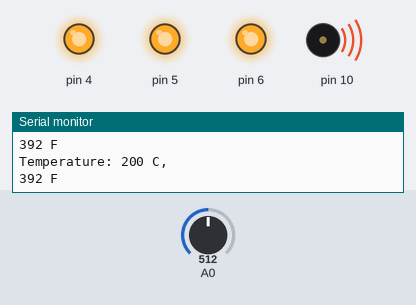
Simulated run of this sketch. Board: Arduino Uno, built with avr-gcc and run on an emulated ATmega328P. Parts: output pins drawn as LEDs (lit = HIGH), buzzer (waves = sounding), the last lines printed to the serial monitor. The inputs (shaded band) are chosen by the test bench; at power-on: A0 = 512.

Above: at 1.8 s.
1.9 s: A0 set to 230
3.4 s: A0 set to 200
At 4.8 s:
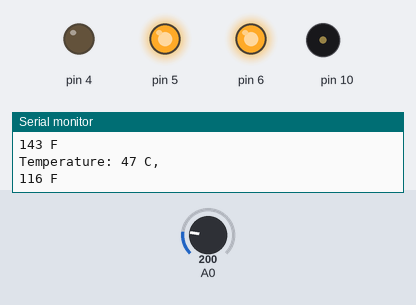
7.5 s: A0 set to 122
At 9.1 s:
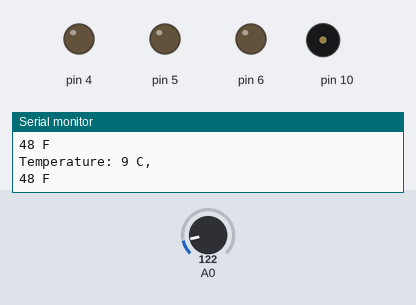
9.5 s: A0 set to 150
11.2 s: A0 set to 179
At 12.8 s:
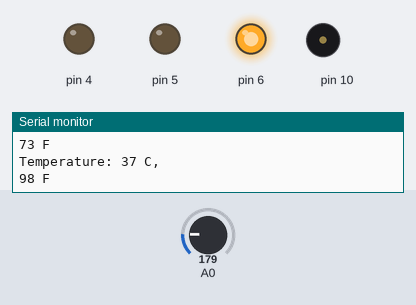
15.3 s: A0 set to 306
At 16.5 s:
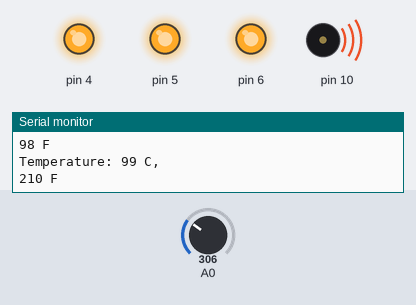
Timing chart, 0 to 18.3 s (numbered marks = the images above; inputs shaded):
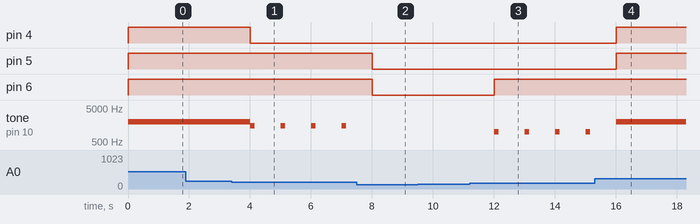

Measured:
- the behaviour switches between 213 and 212 on A0 (found by bisection; images 0 and 1)
- the behaviour switches between 161 and 162 on A0 (found by bisection; images 2 and 3)
- after the input at 3.4 s, pin 4: HIGH → LOW after 0.60 s; tone on pin 10: alternates 1500 Hz for 0.15 s and silent for 0.85 s, starting after 0.60 s
- after the input at 7.5 s, pin 5, pin 6: HIGH → LOW after 0.51 s; tone on pin 10: stops changing and stays silent
- after the input at 11.2 s, pin 6: LOW → HIGH after 0.81 s; tone on pin 10: alternates 1000 Hz for 0.15 s and silent for 0.85 s, starting after 0.81 s
- after the input at 15.3 s, pin 4, pin 5: LOW → HIGH after 0.71 s

The sketch:

fantabulous_wolt1.ino
```cpp
int baseTemp = 29;
int celsius = 0;
int fahrenheit = 0;

void setup(){
  pinMode(A0,INPUT);
  pinMode(6,OUTPUT);
  pinMode(5,OUTPUT);
  pinMode(4,OUTPUT);
  Serial.begin(9600);
  pinMode(10,OUTPUT);
}

void loop(){

  int value = analogRead(A0);

  float voltage = value * (5.0 / 1024.0);
  celsius = (voltage - 0.5) * 100;
  fahrenheit = (celsius * 9 / 5) + 32;

  Serial.print("Temperature: ");
  Serial.print(celsius);
  Serial.print(" C, \n");
  Serial.print(fahrenheit);
  Serial.print(" F\n");

  if(celsius < baseTemp )
    {
     digitalWrite(6,LOW);
     digitalWrite(5,LOW);
     digitalWrite(4,LOW);
     noTone(10);
    }
   else if(celsius >= baseTemp && celsius < baseTemp + 15)
   {
     digitalWrite(6,HIGH);
     digitalWrite(5,LOW);
     digitalWrite(4,LOW);
     tone(10,1000,150);

   }
  else if(celsius >= baseTemp +15 && celsius < baseTemp + 25)
   {
     digitalWrite(6,HIGH);
     digitalWrite(5,HIGH);
     digitalWrite(4,LOW);
     tone(10,1500,150);
    }


   else if(celsius >= baseTemp + 25 )
   {
     digitalWrite(6,HIGH);
     digitalWrite(5,HIGH);
     digitalWrite(4,HIGH);
     tone(10,2000);
   }


   delay(1000);
    }

               
```
